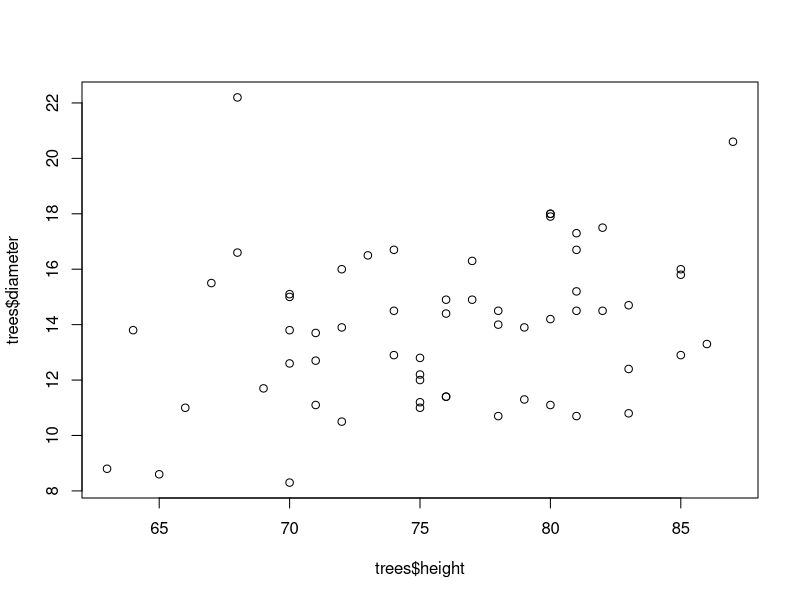

The R source for this figure:
## ---- chunk 1
trees = read.table("data/treeVolume.txt", header = T)
trees$type <- as.factor(trees$type)
trees_lm1 <- lm(volume ~ type, data = trees)
summary(trees_lm1)
trees_aov <- anova(trees_lm1)
print(trees_aov)
## ---- chunk 2
trees_lm2 <- lm(volume ~ type * diameter + height, data = trees)
summary(trees_lm2)
anova(trees_lm2)
trees_lm3 <- lm(volume ~ type * height + diameter, data = trees)
summary(trees_lm3)
anova(trees_lm3)
## ---- chunk 3
trees_lm4 <- lm(volume ~ type + diameter + height, data = trees)
summary(trees_lm4)
anova(trees_lm4)
## ---- chunk 4
trees$transform <- pi * (trees$diameter/2)^2 * trees$height
trees_lm5 <- lm(volume ~ transform, data = trees)
summary(trees_lm5)

plot(trees$height, trees$diameter)
